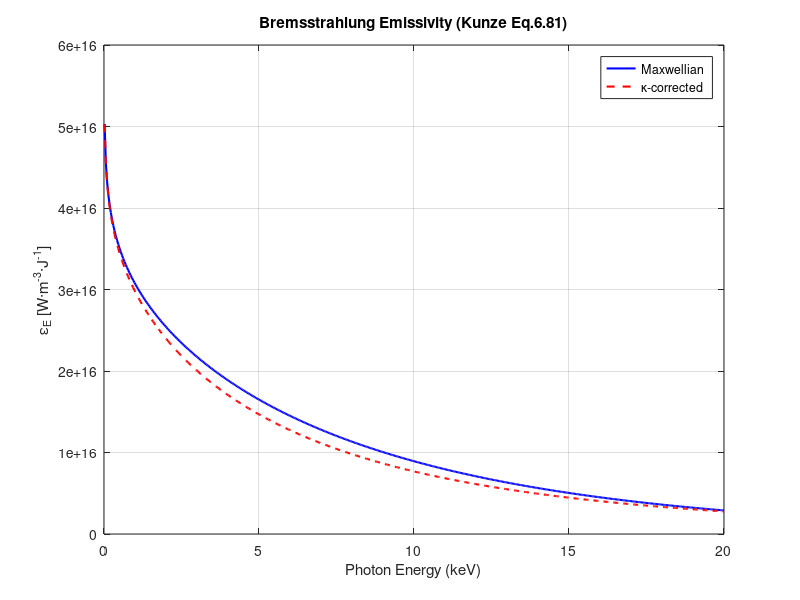

Write MATLAB code to recreate this figure.
%% MATLAB Script: Analytic κ-Corrected Kunze Bremsstrahlung (Eq. 6.81)

clear; clc; close all;

%% MATLAB Script: Analytic κ-Corrected Kunze Bremsstrahlung (Eq. 6.81)

clear; clc; close all;

%% 1) Physical constants
e     = 1.602176634e-19;    % Elementary charge [C]
h     = 6.62607015e-34;     % Planck constant [J·s]
hbar  = h/(2*pi);          % Reduced Planck constant [J·s]
c     = 2.99792458e8;       % Speed of light [m/s]
kB    = 1.380649e-23;       % Boltzmann constant [J/K]
me    = 9.10938356e-31;     % Electron mass [kg]
ER_eV = 13.60569193;        % Rydberg energy [eV]
ER_J  = ER_eV * e;          % Rydberg energy [J]
alpha = 7.2973525693e-3;    % Fine-structure constant


%% 2) Plasma & geometry
Z     = 1;                  % ion charge
n0    = 1e19;               % electron+ion density [m^-3]
Te_eV = 1e4;                % eV
Te_J  = Te_eV * e;          % J
kappa = 3;                  % κ index
r     = 0.06; L = 5.0;      % m
V_cyl = pi*r^2*L;           % m^3

%% 3) Photon grid & wavelength
E_keV = linspace(0.02, 20, 500);   % [keV]
E_J   = E_keV*1e3*e;               % [J]
lambda= (h*c)./E_J;                % [m]

%% 4) Gaunt factor (classical log form)
gamma_E = 0.577215664901532;
eta_Z   = Z*e^2./(hbar*c).*lambda/(2*pi);
eta_nu  = h./(2*pi*me*c.*lambda);
Gff     = (sqrt(3)/pi).*log(1./(eta_nu.*max(1,exp(gamma_E).*eta_Z)));
Gff(Gff<1) = 1;

%% 5) Kunze prefactor (Eq. 6.82)
pref = 4.108e-46;   % [W·m^4]

%% 6) Compute emissivities
eps_lambda_maxwell = zeros(size(lambda));
eps_lambda_kappa   = zeros(size(lambda));
for i = 1:numel(lambda)
    Lmb = lambda(i);
    % Maxwellian factor
    exp_M = exp(-h*c/(Lmb*Te_J));
    % κ‐generalized factor
    exp_k = (1 + h*c/(Lmb*kappa*Te_J))^(-(kappa+1));
    % Kunze Eq.6.81
    common = pref * n0^2 * Z^2 * sqrt(ER_J/Te_J) * (1/Lmb^2) * Gff(i);
    eps_lambda_maxwell(i) = common * exp_M;
    eps_lambda_kappa(i)   = common * exp_k;
end

%% 7) Convert to per‐energy [W·m^-3·J^-1]
dl_dE = (h*c)./E_J.^2;
eps_E_M = eps_lambda_maxwell .* abs(dl_dE);
eps_E_K = eps_lambda_kappa   .* abs(dl_dE);

%% 8) Integrate for power density and total power
P_den_M = trapz(E_J, eps_E_M);
P_den_K = trapz(E_J, eps_E_K);
P_tot_M = P_den_M * V_cyl;
P_tot_K = P_den_K * V_cyl;

%% 9) Print results
idx1  = find(abs(E_keV-1)==min(abs(E_keV-1)),1);
idx5  = find(abs(E_keV-5)==min(abs(E_keV-5)),1);
idx10 = find(abs(E_keV-10)==min(abs(E_keV-10)),1);

fprintf('\n=== Kunze Bremsstrahlung ===\n');
fprintf('Maxwellian: Power density = %.3e W/m^3, Total = %.3e W\n', P_den_M, P_tot_M);
fprintf(' κ-corrected: Power density = %.3e W/m^3, Total = %.3e W\n', P_den_K, P_tot_K);
fprintf('ε_E(1 keV): M = %.3e, K = %.3e [W/m^3/J]\n', eps_E_M(idx1), eps_E_K(idx1));
fprintf('ε_E(5 keV): M = %.3e, K = %.3e [W/m^3/J]\n', eps_E_M(idx5), eps_E_K(idx5));
fprintf('ε_E(10 keV): M=%.3e, K=%.3e [W/m^3/J]\n',  eps_E_M(idx10),eps_E_K(idx10));

%% 10) Plot comparison
figure;
plot(E_keV, eps_E_M, 'b-', 'LineWidth',1.5); hold on;
plot(E_keV, eps_E_K, 'r--','LineWidth',1.5); hold off;
xlabel('Photon Energy (keV)');
ylabel('\epsilon_E [W·m^{-3}·J^{-1}]');
legend('Maxwellian','κ-corrected');
title('Bremsstrahlung Emissivity (Kunze Eq.6.81)');
grid on;
